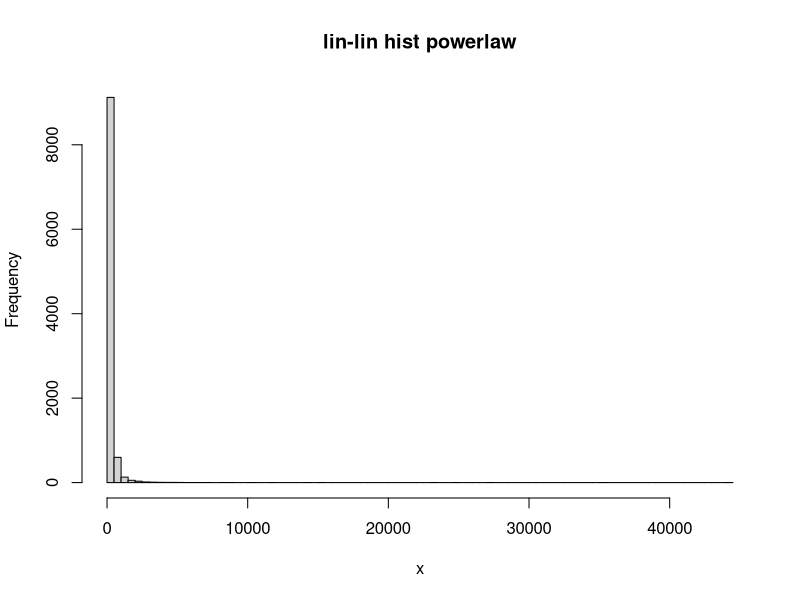
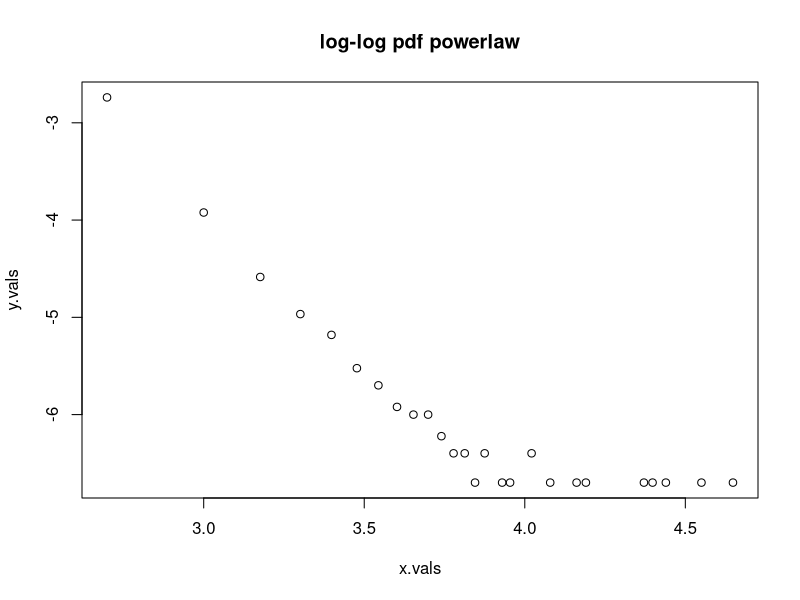
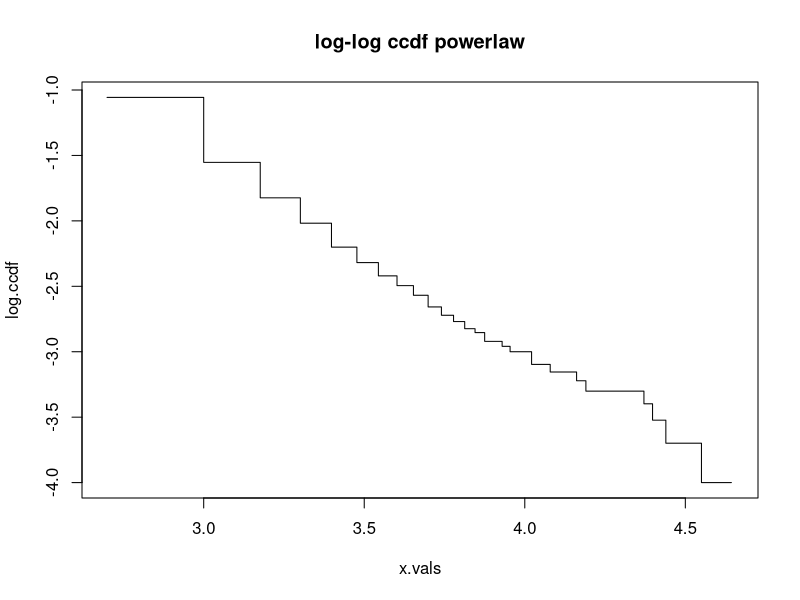

Recreate these plots in R, in order.
# power law

r <- runif(10000)
xmin <- 100
alpha <- 2.5

x <- xmin*(1-r)^(-1/(alpha - 1))
                                        
p <- hist(x, breaks = 100, main="lin-lin hist powerlaw")

x.vals <- log10(p$breaks[-1])
y.vals <- log10(p$density)
plot(x.vals, y.vals, main="log-log pdf powerlaw")

p.cdf <- ecdf(x)
ccdf <- 1 - p.cdf(p$breaks[-1])
log.ccdf <- log10(ccdf)

plot(x.vals, log.ccdf, type="s", main="log-log ccdf powerlaw")
